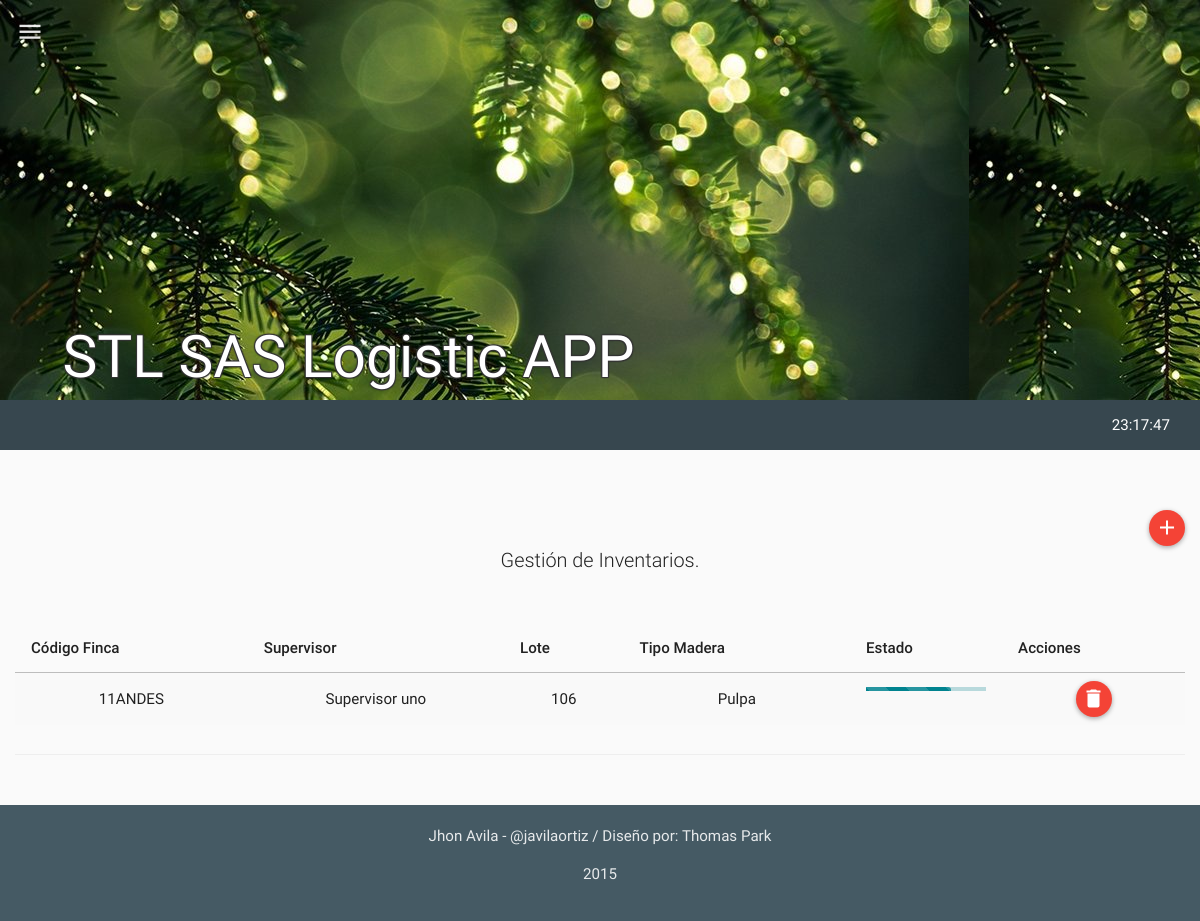
The app's page /mods/inventarios/inventarios.php (signed in), older data.
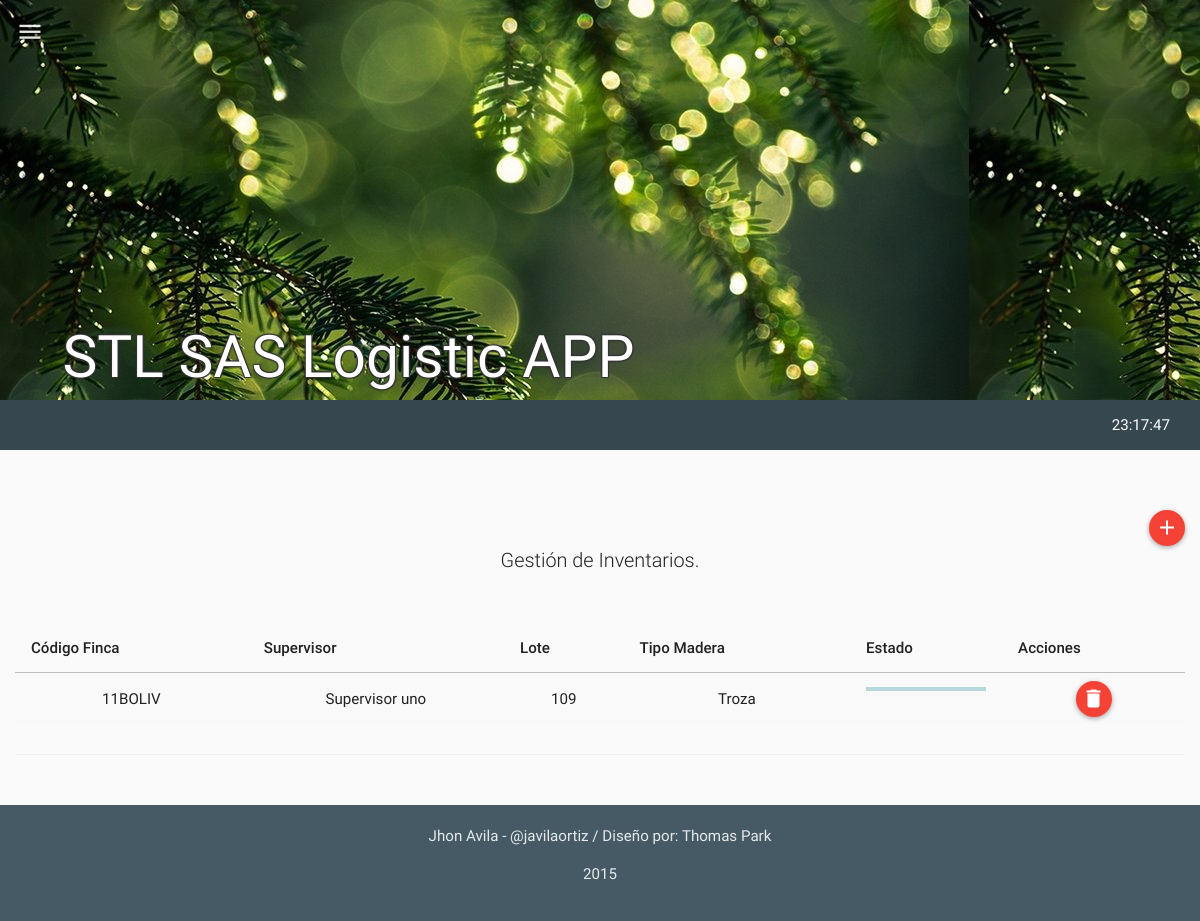
The same page, newer data.
### tables this page shows
CREATE TABLE IF NOT EXISTS `tbl_inventario` (
  `in_id` int(11) NOT NULL,
  `in_fi_id` int(11) NOT NULL,
  `in_supervisor` varchar(60) NOT NULL,
  `in_mt_cubico` float NOT NULL,
  `in_mt_restante` int(11) NOT NULL,
  `in_lote` varchar(20) NOT NULL,
  `in_tipo_materia` int(11) NOT NULL COMMENT 'tipo de materia prima: 1=troza , 2=pulpa',
  `in_pe_id` int(11) NOT NULL COMMENT 'Ultimo conductor de la lista',
  `in_timestamp` timestamp NOT NULL DEFAULT CURRENT_TIMESTAMP ON UPDATE CURRENT_TIMESTAMP,
  `in_created` int(11) NOT NULL,
  `in_estado` int(11) NOT NULL
);

CREATE TABLE IF NOT EXISTS `tbl_fincas` (
  `fi_id` int(11) NOT NULL,
  `fi_codigo` varchar(10) NOT NULL,
  `fi_sn_id` int(11) NOT NULL,
  `fi_timestamp` timestamp NOT NULL DEFAULT CURRENT_TIMESTAMP ON UPDATE CURRENT_TIMESTAMP,
  `fi_created` int(11) NOT NULL,
  `fi_estado` int(11) NOT NULL
);

CREATE TABLE IF NOT EXISTS `tbl_supervisores` (
  `su_id` int(11) NOT NULL,
  `su_nombre` varchar(60) NOT NULL,
  `su_fi_id` int(11) NOT NULL,
  `su_timestamp` timestamp NOT NULL DEFAULT CURRENT_TIMESTAMP ON UPDATE CURRENT_TIMESTAMP,
  `su_created` int(11) NOT NULL,
  `su_estado` int(11) NOT NULL
);

### php/inventarios.php (the view, shortened to what this page needs)
<?php
class inventarios{
  function get_inventario(){
    $rt = new route();
    if(isset($_SESSION["ses_id"])){
      $qry='SELECT * FROM tbl_inventario AS I
            INNER JOIN tbl_fincas AS F ON I.in_fi_id = F.fi_id
            INNER JOIN tbl_supervisores AS S ON S.su_id = I.in_supervisor
            WHERE I.in_estado<99
            ORDER BY F.fi_codigo ASC';
      $res = mysql_query($qry);
      $item =" ";
      $script ="<script>$(document).ready(function(){";
      while($row_res = mysql_fetch_assoc($res)) {
        if($row_res["in_tipo_materia"]==1){$tipo_materia="Troza";}else{$tipo_materia="Pulpa";}
        $porcentaje=(($row_res["in_mt_restante"]*100)/($row_res["in_mt_cubico"]));
        $porcentaje = round($porcentaje, 2);
        $item.='
              <tr>
                <td>'.$row_res["fi_codigo"].'</td>
                <td>'.$row_res["su_nombre"].'</td>
                <td>'.$row_res["in_lote"].'</td>
                <td>'.$tipo_materia.'</td>
                <td>
                  <div class="progress progress-striped active">
                    <div class="progress-bar" title="'.$row_res["in_mt_cubico"].'m3  ('.$porcentaje.'%)" style="width: '.$porcentaje.'%; height:10px;"></div>
                  </div>
                </td>
                <td>
                  <div id="del-button" onclick="borrar_inv('.$row_res["in_id"].', this)" class="btn btn-floating-mini btn-danger" title="Borrar"><i class="md  md-delete"></i></div>
                </td>
              </tr>
        ';
        $script.='';
      }
      $script.='});</script>';
    }
    else{$rt->routing($rt->path("login"));}
    $html='
          <table class="table table-striped table-hover ">
            <thead>
              <tr>
                <th>Código Finca</th>
                <th>Supervisor</th>
                <th>Lote</th>
                <th>Tipo Madera</th>
                <th>Estado</th>
                <th>Acciones</th>
              </tr>
            </thead>
            <tbody>
              '.$item.'
            </tbody>
          </table>
    ';
    return $script.$html;
  }
}
?>

Row changes from the older to the newer data that the page shows:
removed tbl_inventario: tbl_fincas.fi_codigo "11ANDES", tbl_supervisores.su_nombre "Supervisor uno", in_lote "106", in_tipo_materia "Pulpa", in_mt_cubico 120 (drawn)
added tbl_inventario: tbl_fincas.fi_codigo "11BOLIV", tbl_supervisores.su_nombre "Supervisor uno", in_lote "109", in_tipo_materia "Troza"
